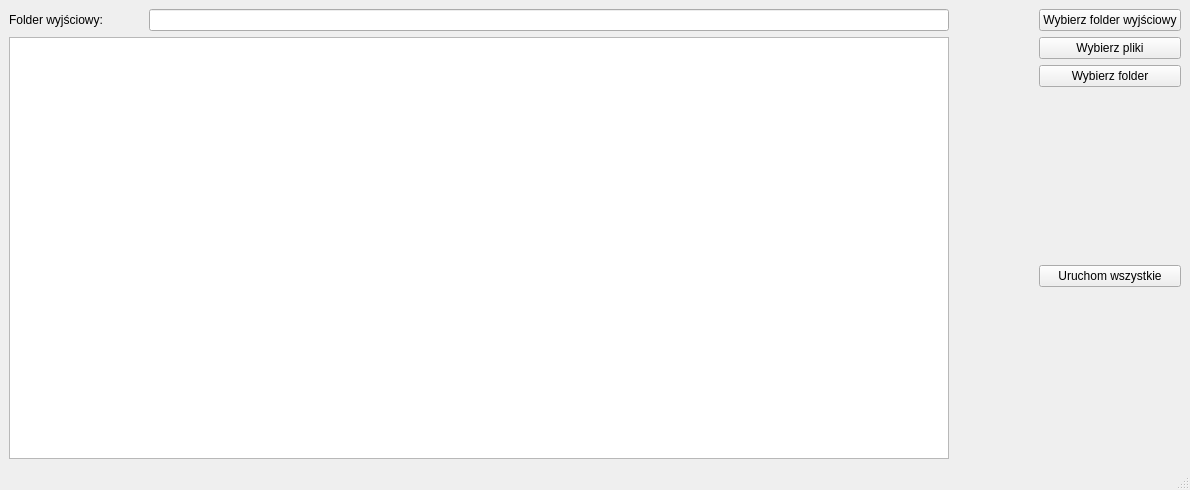
<?xml version="1.0" encoding="UTF-8"?>
<ui version="4.0">
 <class>MainWindow</class>
 <widget class="QMainWindow" name="MainWindow">
  <property name="geometry">
   <rect>
    <x>0</x>
    <y>0</y>
    <width>1190</width>
    <height>490</height>
   </rect>
  </property>
  <property name="windowTitle">
   <string>MainWindow</string>
  </property>
  <widget class="QWidget" name="centralwidget">
   <layout class="QHBoxLayout" name="horizontalLayout_4">
    <item>
     <layout class="QHBoxLayout" name="horizontalLayout_3">
      <item>
       <layout class="QVBoxLayout" name="verticalLayout">
        <item>
         <layout class="QHBoxLayout" name="horizontalLayout">
          <item>
           <widget class="QLabel" name="label">
            <property name="text">
             <string>Folder wyjściowy:</string>
            </property>
           </widget>
          </item>
          <item>
           <spacer name="horizontalSpacer">
            <property name="orientation">
             <enum>Qt::Horizontal</enum>
            </property>
            <property name="sizeType">
             <enum>QSizePolicy::MinimumExpanding</enum>
            </property>
            <property name="sizeHint" stdset="0">
             <size>
              <width>40</width>
              <height>20</height>
             </size>
            </property>
           </spacer>
          </item>
          <item>
           <widget class="QLineEdit" name="outputFolderLineEdit">
            <property name="sizePolicy">
             <sizepolicy hsizetype="Maximum" vsizetype="Fixed">
              <horstretch>0</horstretch>
              <verstretch>0</verstretch>
             </sizepolicy>
            </property>
            <property name="minimumSize">
             <size>
              <width>800</width>
              <height>0</height>
             </size>
            </property>
            <property name="readOnly">
             <bool>true</bool>
            </property>
           </widget>
          </item>
         </layout>
        </item>
        <item>
         <widget class="QListWidget" name="listWidget"/>
        </item>
       </layout>
      </item>
      <item>
       <spacer name="horizontalSpacer_2">
        <property name="orientation">
         <enum>Qt::Horizontal</enum>
        </property>
        <property name="sizeHint" stdset="0">
         <size>
          <width>40</width>
          <height>20</height>
         </size>
        </property>
       </spacer>
      </item>
      <item>
       <layout class="QVBoxLayout" name="verticalLayout_2">
        <item>
         <widget class="QPushButton" name="chooseOutputFolderButton">
          <property name="text">
           <string>Wybierz folder wyjściowy</string>
          </property>
         </widget>
        </item>
        <item>
         <widget class="QPushButton" name="chooseFilesButton">
          <property name="text">
           <string>Wybierz pliki</string>
          </property>
         </widget>
        </item>
        <item>
         <widget class="QPushButton" name="chooseFolderButton">
          <property name="text">
           <string>Wybierz folder</string>
          </property>
         </widget>
        </item>
        <item>
         <spacer name="verticalSpacer">
          <property name="orientation">
           <enum>Qt::Vertical</enum>
          </property>
          <property name="sizeHint" stdset="0">
           <size>
            <width>20</width>
            <height>40</height>
           </size>
          </property>
         </spacer>
        </item>
        <item>
         <widget class="QPushButton" name="simulateAllButton">
          <property name="text">
           <string>Uruchom wszystkie</string>
          </property>
         </widget>
        </item>
        <item>
         <spacer name="verticalSpacer_2">
          <property name="orientation">
           <enum>Qt::Vertical</enum>
          </property>
          <property name="sizeHint" stdset="0">
           <size>
            <width>20</width>
            <height>40</height>
           </size>
          </property>
         </spacer>
        </item>
       </layout>
      </item>
     </layout>
    </item>
   </layout>
  </widget>
  <widget class="QMenuBar" name="menubar">
   <property name="geometry">
    <rect>
     <x>0</x>
     <y>0</y>
     <width>1190</width>
     <height>25</height>
    </rect>
   </property>
  </widget>
  <widget class="QStatusBar" name="statusbar"/>
 </widget>
 <resources/>
 <connections/>
</ui>
